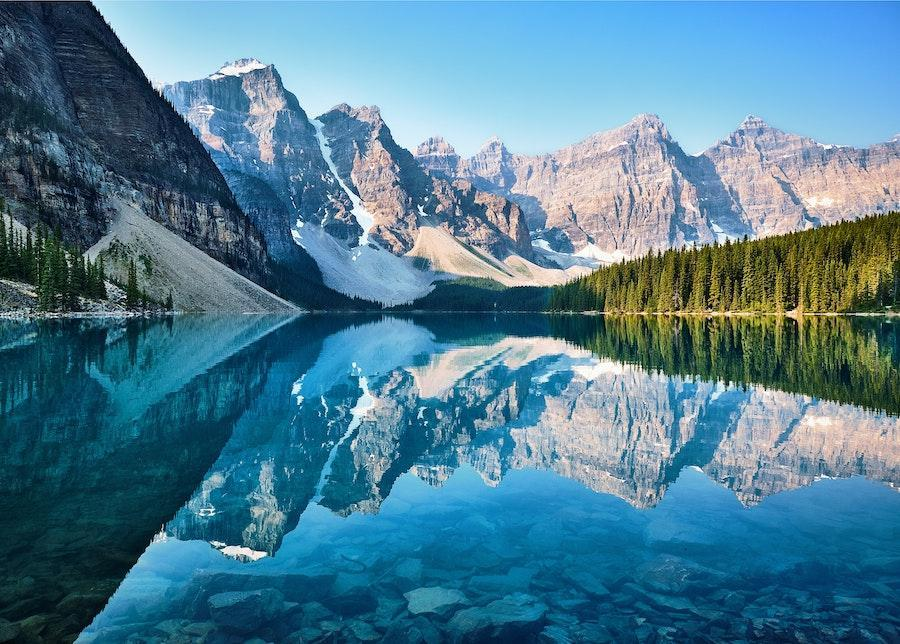
#> input picture GraphicsPractice/source/фото.jpg, 900 x 644 px
$ python lesson_9_3.py
#> lines starting #> are read from the running program, lines starting #| are printed output that depends on the picture
import os
from PIL import Image

def crop_corners(path):
    """
    Открывает изображение по пути path, делит его пополам по вертикали и горизонтали
    и сохраняет 4 угловых фрагмента в папку output.
    """
#> called with path = 'source/фото.jpg'
    with Image.open(path) as img:
#> img is the input picture: PIL image 900x644 RGB; mean R, G, B 78.9, 125.7, 147
        w, h = img.size
#> w = 900; h = 644
        print(f"Исходный размер изображения: {w}x{h}")
#| Исходный размер изображения: 900x644

        # Вычисляем середину изображения
        mid_w = w // 2
#> mid_w = 450
        mid_h = h // 2
#> mid_h = 322

        # Определяем координаты для 4 углов (left, upper, right, lower)
        # 1. Верхний левый угол
        top_left = (0, 0, mid_w, mid_h)
#> top_left = (0, 0, 450, 322)
        # 2. Верхний правый угол
        top_right = (mid_w, 0, w, mid_h)
#> top_right = (450, 0, 900, 322)
        # 3. Нижний левый угол
        bottom_left = (0, mid_h, mid_w, h)
#> bottom_left = (0, 322, 450, 644)
        # 4. Нижний правый угол
        bottom_right = (mid_w, mid_h, w, h)

        corners = {
            "corner_top_left.png": top_left,
            "corner_top_right.png": top_right,
            "corner_bottom_left.png": bottom_left,
            "corner_bottom_right.png": bottom_right
        }

        # Вырезаем и сохраняем каждый фрагмент
        for filename, box in corners.items():
            cropped_img = img.crop(box)
            output_path = os.path.join("output", filename)
            cropped_img.save(output_path)
            print(f"Фрагмент '{filename}' сохранен. Размер: {cropped_img.size}")
#> this loop made 4 passes
#> pass 1, in crop_corners, `cropped_img = img.crop(box)`:
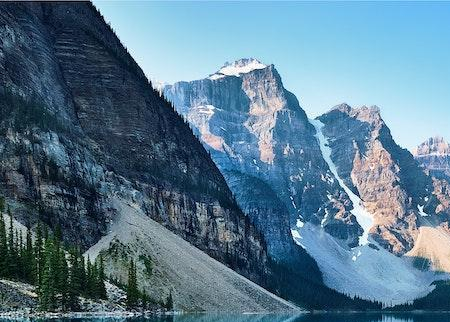
#> cropped_img: PIL image 450x322 RGB; mean R, G, B 89.7, 122.5, 143.2
#> pass 2, in crop_corners, `cropped_img = img.crop(box)`:
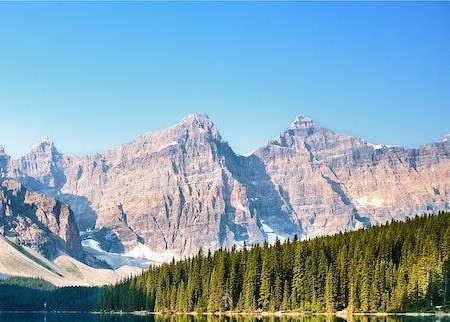
#> cropped_img: PIL image 450x322 RGB; mean R, G, B 132.2, 164, 180.1
#> pass 3, in crop_corners, `cropped_img = img.crop(box)`:
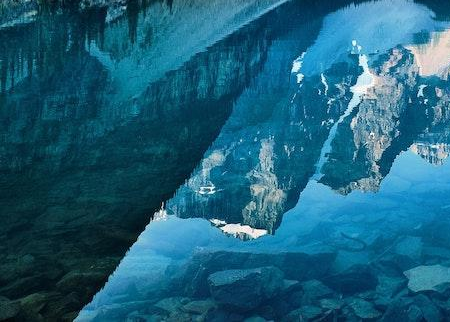
#> cropped_img: PIL image 450x322 RGB; mean R, G, B 27.4, 95.7, 121.9
#> after the loop:
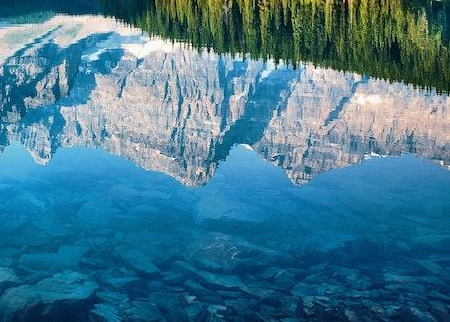
#> cropped_img: PIL image 450x322 RGB; mean R, G, B 66.3, 120.5, 143

# Пример использования функции:
if __name__ == "__main__":
    if not os.path.exists("output"):
        os.makedirs("output")

    image_path = "source/фото.jpg"

    try:
        crop_corners(image_path)
        print("\nВсе 4 угловых фрагмента успешно вырезаны и сохранены!")

    except FileNotFoundError:
        print(f"Ошибка: файл '{image_path}' не найден в папке source.")

$ run again, with GraphicsPractice/output/bg_gradient_800x600.png saved as GraphicsPractice/source/фото.jpg
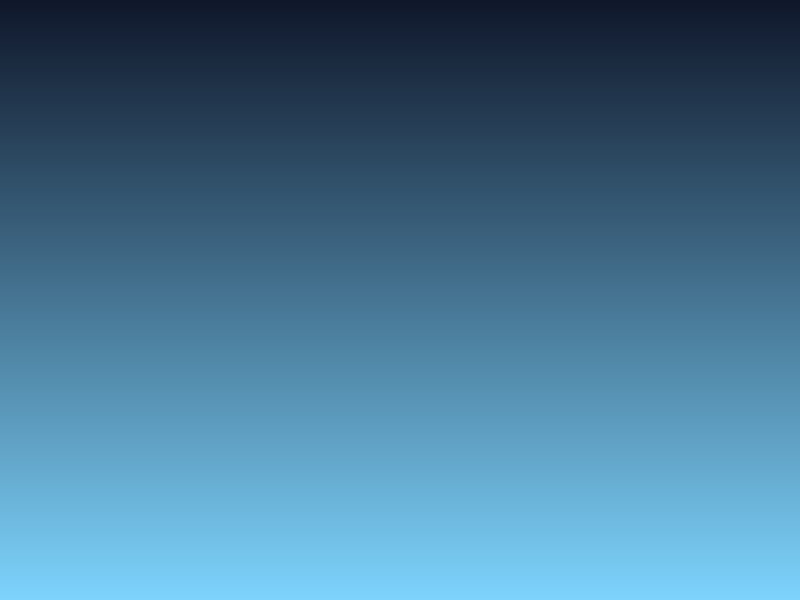
#> input picture GraphicsPractice/output/bg_gradient_800x600.png, 800 x 600 px
#> in crop_corners, img is the input picture: PIL image 800x600 RGB; mean R, G, B 70, 117, 147.1
#| Исходный размер изображения: 800x600
#> the loop in crop_corners, `for filename, box in corners.items():` made 4 passes
#> pass 1, in crop_corners, `cropped_img = img.crop(box)`:
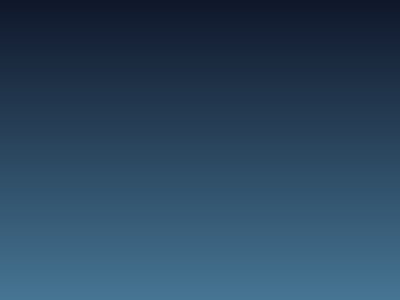
#> cropped_img: PIL image 400x300 RGB; mean R, G, B 42.4, 69.9, 94.5
#> pass 3, in crop_corners, `cropped_img = img.crop(box)`:
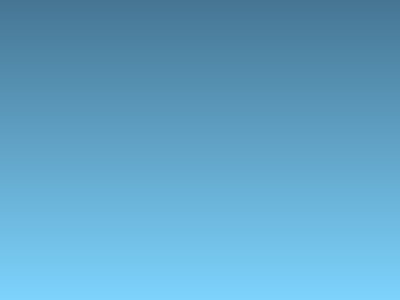
#> cropped_img: PIL image 400x300 RGB; mean R, G, B 97.6, 164.1, 199.6

$ run again, with GraphicsPractice/output/collage_2x2.png saved as GraphicsPractice/source/фото.jpg
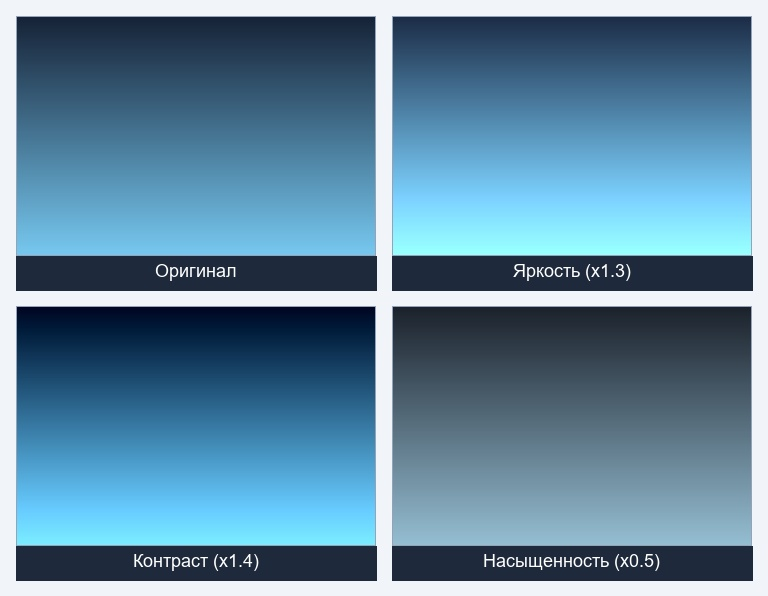
#> input picture GraphicsPractice/output/collage_2x2.png, 768 x 596 px
#> in crop_corners, img is the input picture: PIL image 768x596 RGB; mean R, G, B 94.9, 133.2, 157.8
#| Исходный размер изображения: 768x596
#> the loop in crop_corners, `for filename, box in corners.items():` made 4 passes
#> pass 1, in crop_corners, `cropped_img = img.crop(box)`:
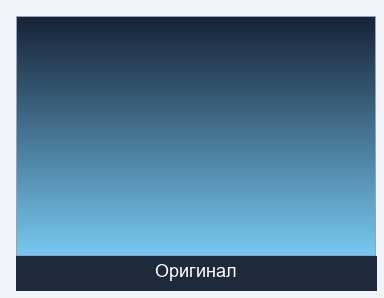
#> cropped_img: PIL image 384x298 RGB; mean R, G, B 90.1, 126.8, 152.1
#> after the loop in crop_corners, `for filename, box in corners.items():`:
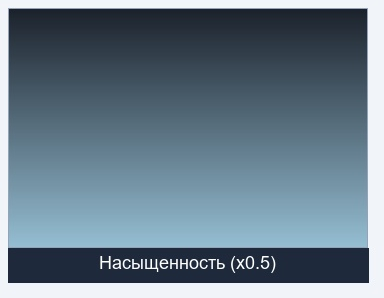
#> cropped_img: PIL image 384x298 RGB; mean R, G, B 104.2, 123.3, 137.4
